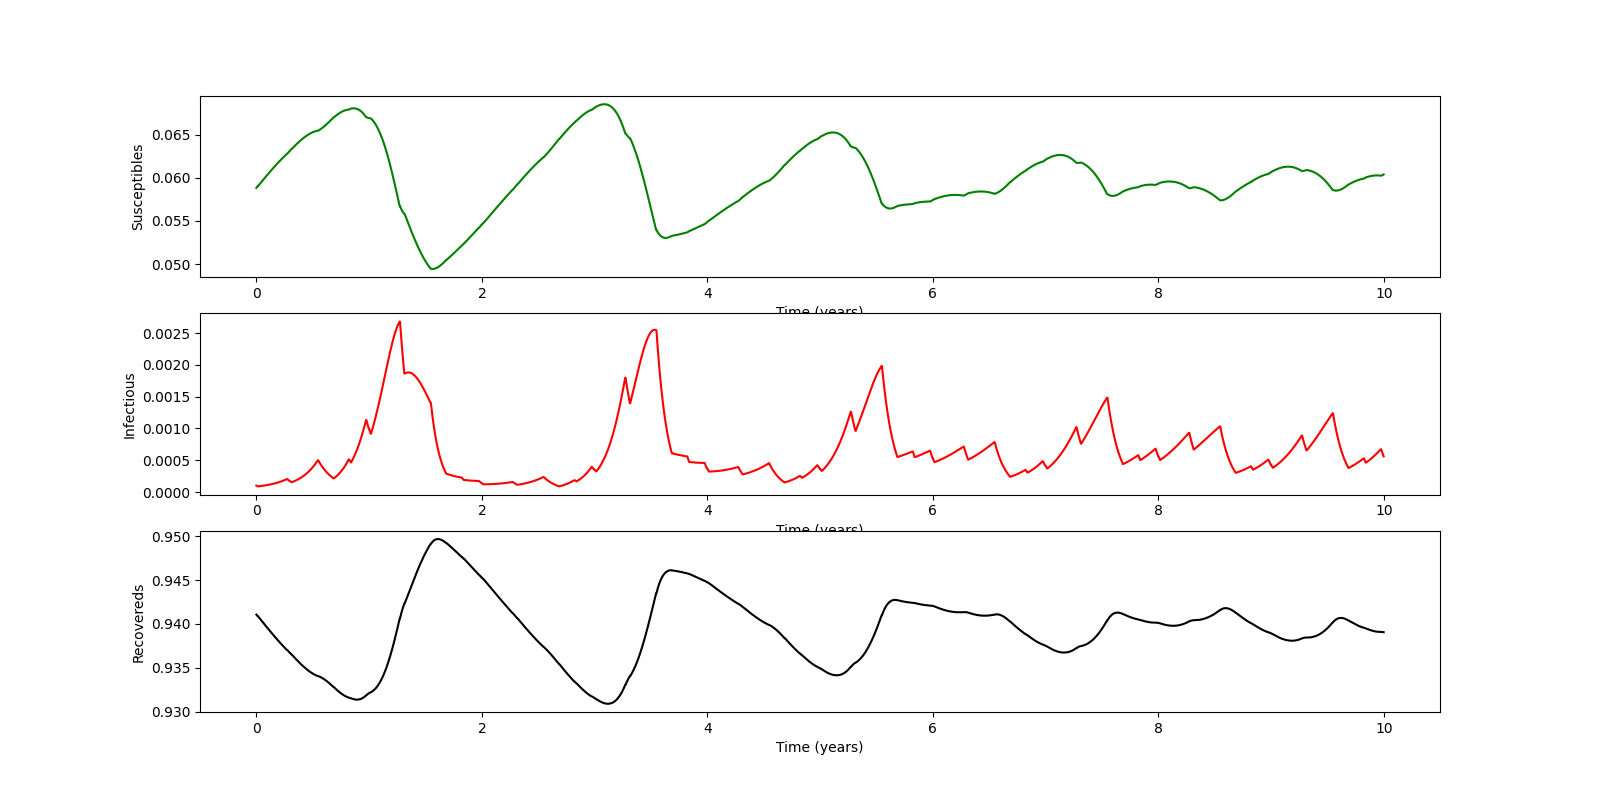

Generate this figure with Python:
#!/usr/bin/env python3

####################################################################
###    This is the PYTHON version of program 5.2 from page 171 of  #
### "Modeling Infectious Disease in humans and animals"            #
### by Keeling & Rohani.										   #
###																   #
### It is the simple SIR epidemic with corrected term-time         #
### forcing of the transmission rate.							   #
### Note: setting beta1 too high can cause numerical difficulties. #
####################################################################

###################################
### Written by Ilias Soumpasis    #
### [email redacted]	  #
###################################

# Environment Preparation
import scipy.integrate as spi
import numpy as np
import pylab as pl

# Parameters
Beta0=17/13.;
Beta1=([0.25]);
gamma=1/13.0;
mu=1/(50*365.0);
S0=1/17.;
I0=1e-4;
Years=10
MaxTime=365.
TS=1.0

### This code can also be used to generate bifurcation diagrams, by setting
### beta1 equal to a vector of seasonality rates. The bifurcation diagram is
### constructed using extrapolated initial conditions. Try:
# (Beta0,Beta1,gamma,mu,S0,I0,Years, MaxTime)=(17/13.,np.arange(0.00,0.301,0.001),1/13.,1./(50*365),1/17.,1e-4,20,365)

ND=Years*MaxTime
INPUT=np.array((S0,I0, 1-S0-I0))

# Model Definition
def term(t):
	t=np.mod(t,365)
	if t < 6 or t > 100 and t < 115 or t > 200 and t < 251 or t > 300 and t < 307 or t > 356 and t <= 365:
		Term = -1
	else:
		Term = 1
	return Term

def diff_eqs(INP,t):
	'''The main set of equations'''
	Y=np.zeros((3))
	V = INP
	beta=beta0-beta1
	Y[0] = mu - beta*V[0]*V[1] - mu*V[0]
	Y[1] = beta*V[0]*V[1] - mu*V[1] - gamma*V[1]
	Y[2] = gamma * V[1] - mu * V[2]
	return Y   # For odeint

def diff_eqs2(INP,t):
	'''The main set of equations'''
	Y=np.zeros((3))
	V = INP
	beta=beta0+beta1
	Y[0] = mu - beta*V[0]*V[1] - mu*V[0]
	Y[1] = beta*V[0]*V[1] - mu*V[1] - gamma*V[1]
	Y[2] = gamma * V[1] - mu * V[2]
	return Y   # For odeint

def FORCED_ODE(diff_eqs,INPUT, beta0, beta1):
	'''Calculates the differential rates used in the integration.'''
	RES=np.zeros((3))
	for Year in range(Years):
		t_start =  Year*365.+1; t_end = Year*365.+6.; t_inc = TS
		t_range = np.arange(t_start, t_end+t_inc, t_inc)
		RES2=spi.odeint(diff_eqs,INPUT,t_range)
		RES=np.vstack((RES,RES2))
		INPUT=RES2[-1]
		t_start =  Year*365.+7; t_end = Year*365.+100; t_inc = TS
		t_range = np.arange(t_start, t_end+t_inc, t_inc)
		RES2=spi.odeint(diff_eqs2,INPUT,t_range)
		RES=np.vstack((RES,RES2))
		INPUT=RES2[-1]
		t_start = Year*365.+101; t_end = Year*365.+115; t_inc = TS
		t_range = np.arange(t_start, t_end+t_inc, t_inc)
		RES2=spi.odeint(diff_eqs,INPUT,t_range)
		RES=np.vstack((RES,RES2))
		INPUT=RES2[-1]
		t_start = Year*365.+116; t_end = Year*365.+200; t_inc = TS
		t_range = np.arange(t_start, t_end+t_inc, t_inc)
		RES2=spi.odeint(diff_eqs2,INPUT,t_range)
		RES=np.vstack((RES,RES2))
		INPUT=RES2[-1]
		t_start = Year*365.+201; t_end = Year*365.+251; t_inc = TS
		t_range = np.arange(t_start, t_end+t_inc, t_inc)
		RES2=spi.odeint(diff_eqs,INPUT,t_range)
		RES=np.vstack((RES,RES2))
		INPUT=RES2[-1]
		t_start = Year*365.+252; t_end = Year*365.+300; t_inc = TS
		t_range = np.arange(t_start, t_end+t_inc, t_inc)
		RES2=spi.odeint(diff_eqs2,INPUT,t_range)
		RES=np.vstack((RES,RES2))
		INPUT=RES2[-1]
		t_start = Year*365.+301; t_end = Year*365.+307; t_inc = TS
		t_range = np.arange(t_start, t_end+t_inc, t_inc)
		RES2=spi.odeint(diff_eqs,INPUT,t_range)
		RES=np.vstack((RES,RES2))
		INPUT=RES2[-1]
		t_start = Year*365.+308; t_end = Year*365.+356; t_inc = TS
		t_range = np.arange(t_start, t_end+t_inc, t_inc)
		RES2=spi.odeint(diff_eqs2,INPUT,t_range)
		RES=np.vstack((RES,RES2))
		INPUT=RES2[-1]
		t_start = Year*365.+357; t_end = Year*365.+365; t_inc = TS
		t_range = np.arange(t_start, t_end+t_inc, t_inc)
		RES2=spi.odeint(diff_eqs,INPUT,t_range)
		RES=np.vstack((RES,RES2))
		INPUT=RES2[-1]
	INPUT = RES[-1]
	return RES

# Model Run
if len(Beta1)==1:
	beta1=Beta1[0]

	### Calculate Average Effect of Forcing and Correct for it.
	Ave=0;
	for t in np.arange(1,366):
		Ave+=(1+beta1*term(t+0.5))
	beta0=Beta0/(Ave/365)
	print (beta0, beta1)
	t_start = 0.0; t_end = ND; t_inc = TS
	t_range = np.arange(t_start, t_end+t_inc, t_inc)
	RES = FORCED_ODE(diff_eqs,INPUT, beta0, beta1)

	print (RES)

	t=(np.arange(ND)/365.)
	#Ploting
	pl.figure(figsize=(16, 8))
	pl.subplot(311)
	pl.plot(t,RES[1:,0], 'g', label='S')
	pl.xlabel ('Time (years)')
	pl.ylabel ('Susceptibles')
	pl.subplot(312)
	pl.plot(t,RES[1:,1], 'r', label='I')
	pl.xlabel ('Time (years)')
	pl.ylabel ('Infectious')
	pl.subplot(313)
	pl.plot(t,1-(RES[1:,0]+RES[1:,1]), 'k', label='R')
	pl.xlabel ('Time (years)')
	pl.ylabel ('Recovereds')
	pl.savefig('Program_5_2.png')

else:
	if ND < 3650:
		ND = 3650

	Bifur_I=np.zeros((len(Beta1),10))

	for i in range(len(Beta1)):
		beta1 = Beta1[i]
		### Calculate Average Effect of Forcing and Correct for it.
		Ave=0;
		for t in np.arange(1,366):
			Ave+=(1+beta1*term(t+0.5))
		beta0=Beta0/(Ave/365)

		t_start = 0.0; t_end = ND; t_inc = TS
		t_range = np.arange(t_start, t_end+t_inc, t_inc)
		RES = FORCED_ODE(diff_eqs,INPUT,beta0, beta1)
		INPUT=RES[-1]


		for j in range(10):
			Bifur_I[i,j]=RES[np.arange(ND)[((ND-j*365)-1)],1]

	pl.figure(figsize=(16, 8))
	pl.plot (Beta1, np.log10(Bifur_I), '.k')
	### if TeX commands do not work comment the next line
	pl.xlabel (r'Seasonality, $\beta_1$')
	pl.ylabel (r'Level of Infection $(log_{10})$')
	pl.savefig('Program_5_2_bifurcation.png')
	### if TeX commands do not work uncomment the next line
#	pl.xlabel ('Seasonality, beta1')
#	pl.ylabel ('Level of Infection (log_10)')
pl.show()
